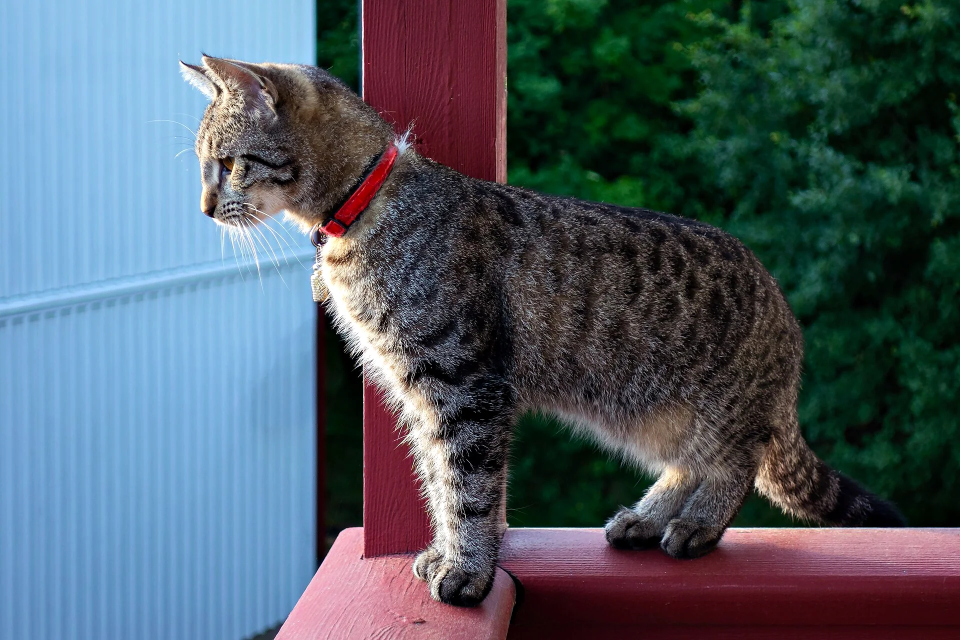
#> input picture images/animals/animals-0c1d9905.webp, 1920 x 1280 px (shown at 1/2 size)
$ python -i enhance.py   (imports and definitions only)
#> lines starting #> are read from the running program, lines starting #| are printed output that depends on the picture; after the words box and inside, x2 and y2 are one past the last pixel; in counts of white or black regions, pixels touching at a corner belong together
#> further down, picture is the input picture: PIL image 1920x1280 RGB; mean R, G, B 78.4, 91.7, 101.5
#!/usr/bin/env python3
"""Gentle, natural-looking image enhancement for the archive (v4+).

  1. auto levels — black / white points from the 0.4 % / 99.6 % luminance
     percentiles, the same stretch on every channel (colour balance kept),
     never more than ×1.25
  2. a mild S-curve on luminance (+ a touch of local contrast)
  3. vibrance +12 % — boosts muted colours more than saturated ones; skin
     tones (orange hues) get only a third of it
  4. thumbnails: light unsharp mask after downscaling

Every enhanced image is marked "modified": true in catalog.json; for CC BY
images LICENSES.md and the app say "colours adjusted" (the licence requires
indicating changes).

`appeal()` turns the vividness metrics into a 0–100 score ("Popular").
"""
from __future__ import annotations

import numpy as np
from PIL import Image, ImageFilter

MODIFICATION = "levels, contrast and vibrance adjusted"


def enhance(img: Image.Image) -> Image.Image:
    a = np.asarray(img.convert("RGB"), dtype=np.float32) / 255.0
    lum = 0.2126 * a[..., 0] + 0.7152 * a[..., 1] + 0.0722 * a[..., 2]
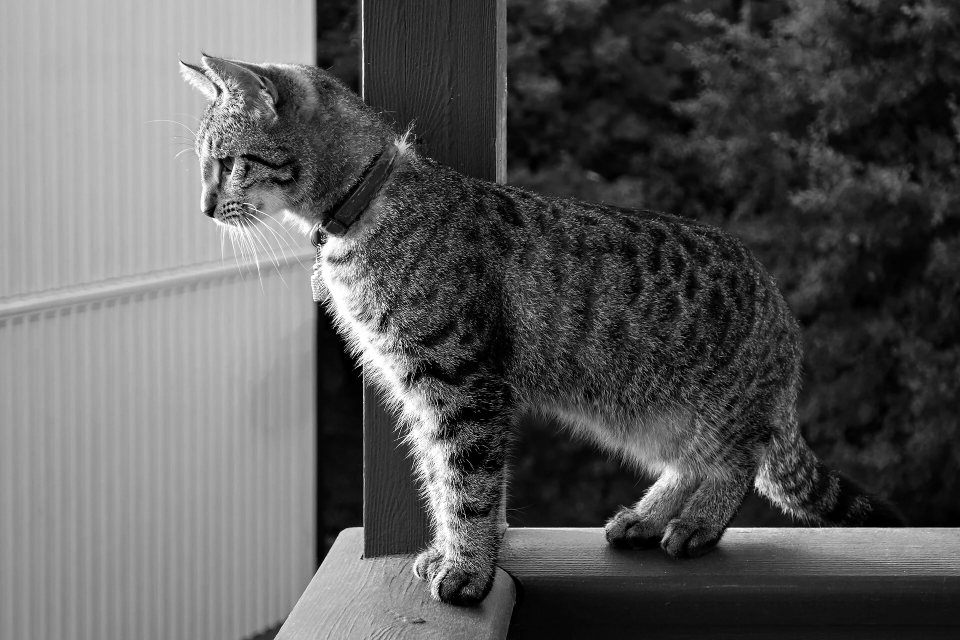
#> lum: shape (1280, 1920) float32 (shown at 1/2 size); min 0, max 1, mean 0.351
    lo, hi = np.percentile(lum, [0.4, 99.6])
#> lo = 0.000849; hi = 0.993
    span = max(hi - lo, 1 / 1.25)
#> span = 0.992
    a = np.clip((a - lo) / span, 0, 1)

    # Mild S-curve on luminance, applied as a ratio (keeps hue).
    lum = 0.2126 * a[..., 0] + 0.7152 * a[..., 1] + 0.0722 * a[..., 2]
    s = lum * lum * (3 - 2 * lum)  # smoothstep
    curved = 0.78 * lum + 0.22 * s
    ratio = np.where(lum > 1e-4, curved / np.maximum(lum, 1e-4), 1.0)
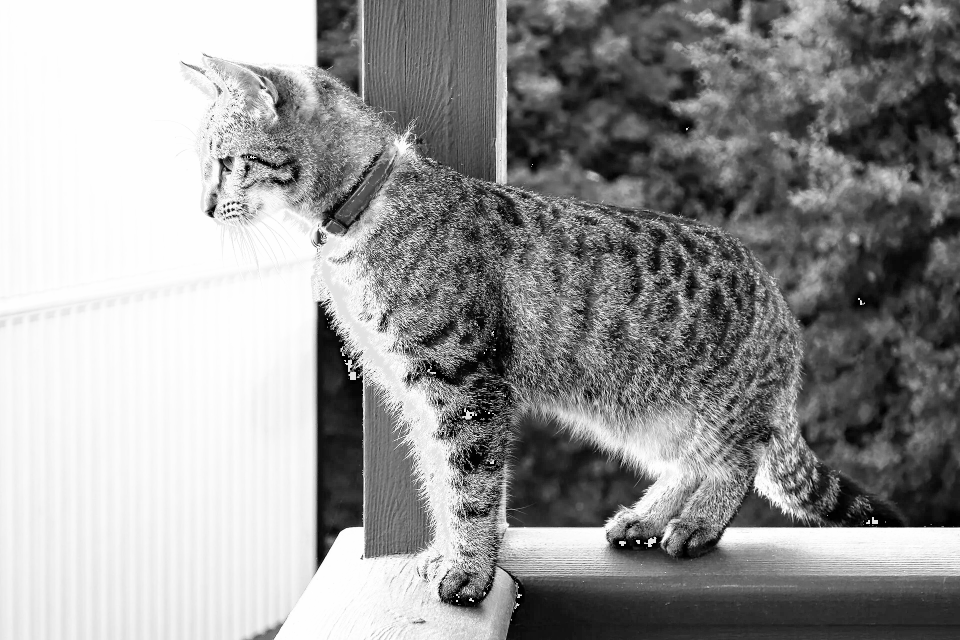
#> ratio: shape (1280, 1920) float32 (shown at 1/2 size); min 0.78, max 1.03, mean 0.926; drawn with min black and max white
    a = np.clip(a * ratio[..., None], 0, 1)

    # Vibrance in HSV.
    hsv = np.asarray(Image.fromarray((a * 255 + 0.5).astype(np.uint8), "RGB").convert("HSV"), dtype=np.float32)
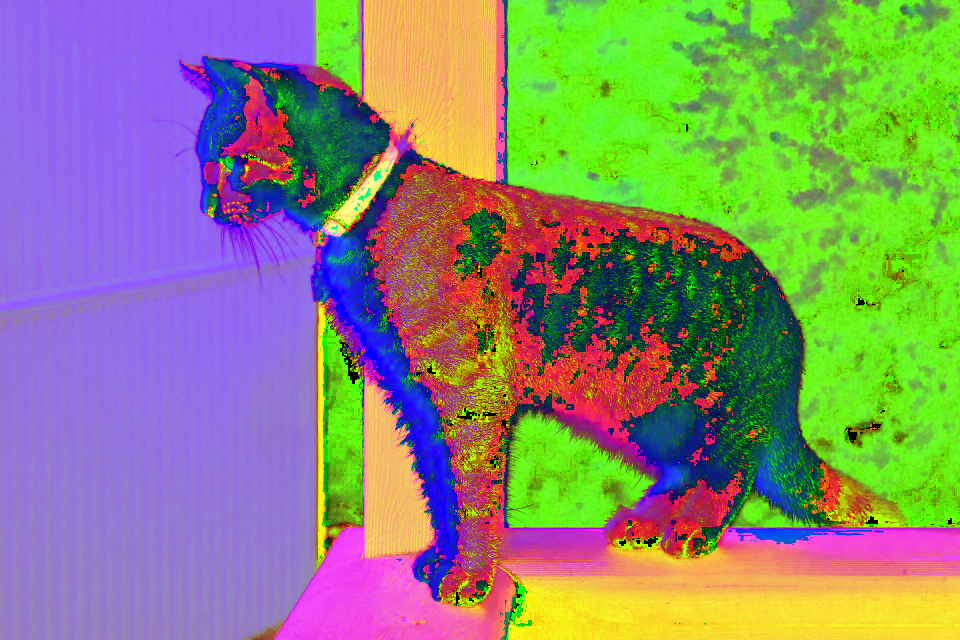
#> hsv: shape (1280, 1920, 3) float32 (shown at 1/2 size); mean R, G, B 135.9, 137.5, 115.2
    h, sat, v = hsv[..., 0] / 255 * 360, hsv[..., 1] / 255, hsv[..., 2]
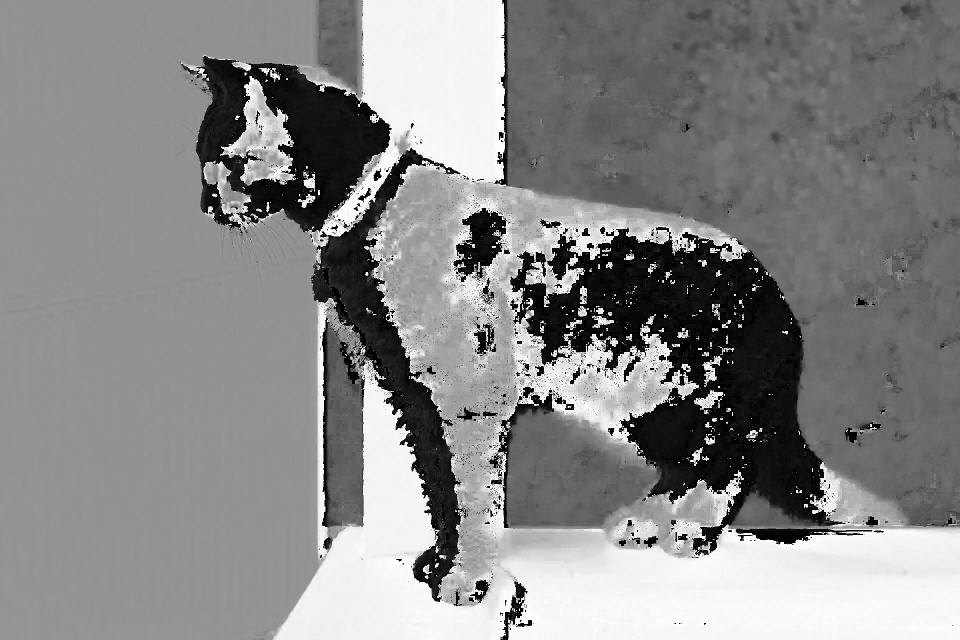
#> h: shape (1280, 1920) float32 (shown at 1/2 size); min 0, max 358.6, mean 191; drawn with min black and max white
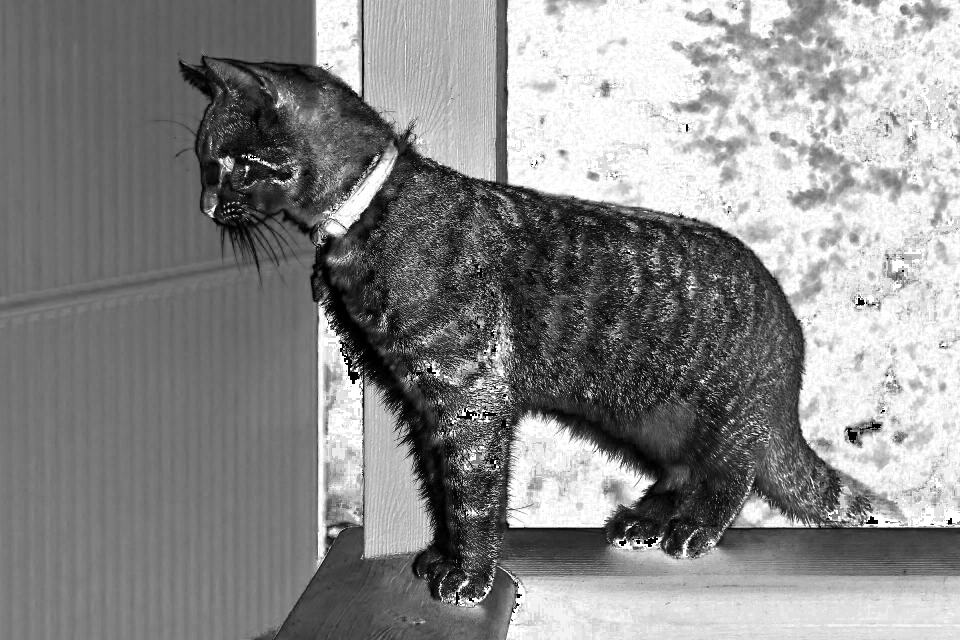
#> sat: shape (1280, 1920) float32 (shown at 1/2 size); min 0, max 1, mean 0.538
    skin = (h >= 5) & (h <= 50)
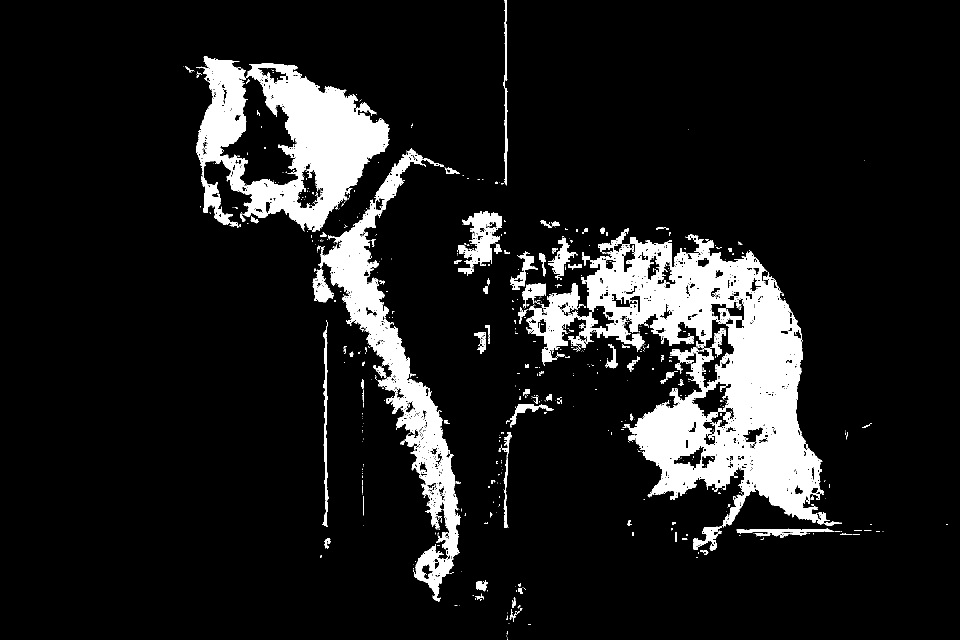
#> skin: shape (1280, 1920) bool (shown at 1/2 size); 11.2% white; 828 white regions (720 under 20 px), largest, box (x1, y1, x2, y2) and area: (1052, 456, 1683, 1055) 139489, (393, 112, 780, 464) 64054, (634, 296, 922, 1203) 43584
    amount = np.where(skin, 0.04, 0.12)
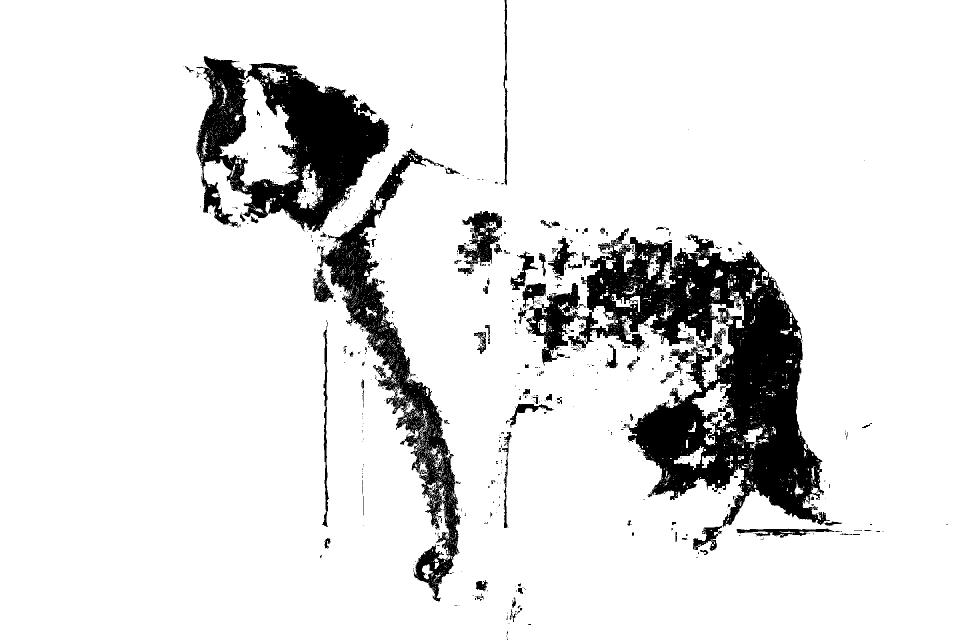
#> amount: shape (1280, 1920) float64 (shown at 1/2 size); values 0.04 (black) and 0.12 (white), 88.8% white; 828 black regions (720 under 20 px), largest, box (x1, y1, x2, y2) and area: (1052, 456, 1683, 1055) 139489, (393, 112, 780, 464) 64054, (634, 296, 922, 1203) 43584
    sat = np.clip(sat + amount * sat * (1 - sat) * 2.2, 0, 1)
    hsv = np.stack([hsv[..., 0], sat * 255, v], axis=-1)
    out = Image.fromarray(np.clip(hsv + 0.5, 0, 255).astype(np.uint8), "HSV").convert("RGB")
    # A touch of local contrast (large-radius unsharp mask, low amount).
    return out.filter(ImageFilter.UnsharpMask(radius=30, percent=12, threshold=0))


def sharpen_thumb(img: Image.Image) -> Image.Image:
    return img.filter(ImageFilter.UnsharpMask(radius=1.1, percent=65, threshold=2))


def appeal(m: dict) -> float:
    c = min(max(m["colorfulness"] / 70, 0), 1)
    k = min(max((m["contrast"] - 0.10) / 0.20, 0), 1)
    s = min(max((m["sharpness"] - 3.5) / 4.5, 0), 1)
    return round(100 * (0.5 * c + 0.3 * k + 0.2 * s), 1)

>>> from PIL import Image
>>> picture = Image.open('../images/animals/animals-0c1d9905.webp')
>>> result = enhance(picture)
